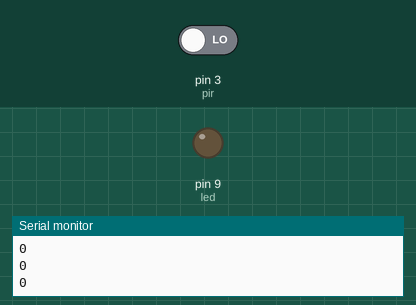
A sketch run on a simulated Arduino Uno, built with avr-gcc and run on an emulated ATmega328P. On the bench: output pins drawn as LEDs (lit = HIGH), the last lines printed to the serial monitor. Dashed ring = blinking. The inputs (shaded band) are chosen by the test bench; at power-on: pin 3 (pir) LOW.

Above: at 1.2 s.
1.3 s: pin 3 (pir) driven HIGH
At 1.5 s:
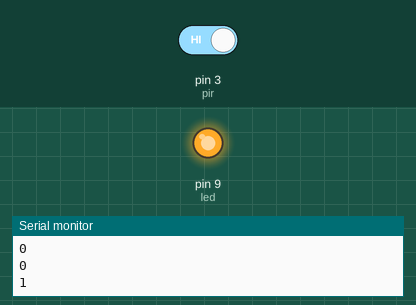
4.3 s: pin 3 (pir) driven LOW
At 4.7 s:
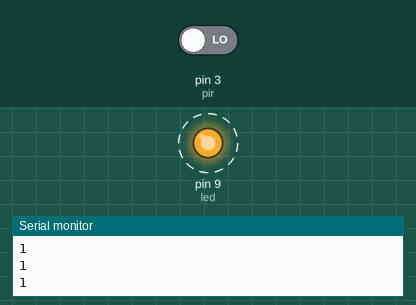
Timing chart, 0 to 7.3 s (numbered marks = the images above; inputs shaded):
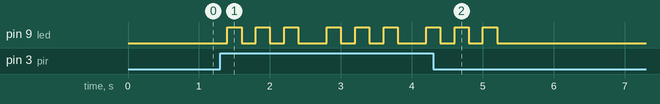

Measured:
- after the input at 1.3 s, pin 9 (led): LOW → HIGH after 0.10 s, → LOW 0.20 s later, → HIGH 0.20 s later, → LOW 0.20 s later, … (13 changes in this stretch)
- after the input at 4.3 s, pin 9 (led): goes on until 5.2 s, then stays LOW

The sketch:

pir_sensor.ino
```cpp
int pir = 3;
int hareket;

int led = 9;

void setup() {
  Serial.begin(9600);
  pinMode(led, OUTPUT);
  pinMode(pir , INPUT);


}

void loop() {
  hareket = digitalRead(pir);
  Serial.println(hareket);
  if (hareket == HIGH) {
    for (int i = 0; i < 3; i++) {
      digitalWrite(led, 1);
      delay(200);
      digitalWrite(led, 0);
      delay(200);
    }
  }
  else {

    digitalWrite (led, 0);
  }
  delay(200);
}
```
